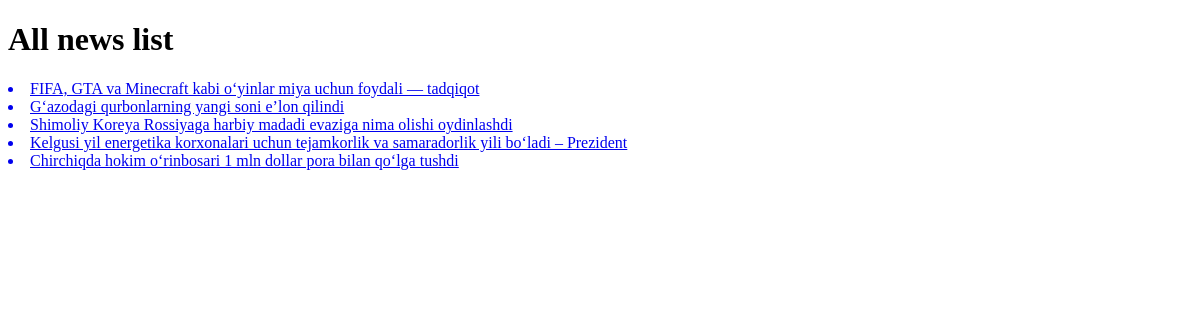
The page /news/ on the database as committed earlier.
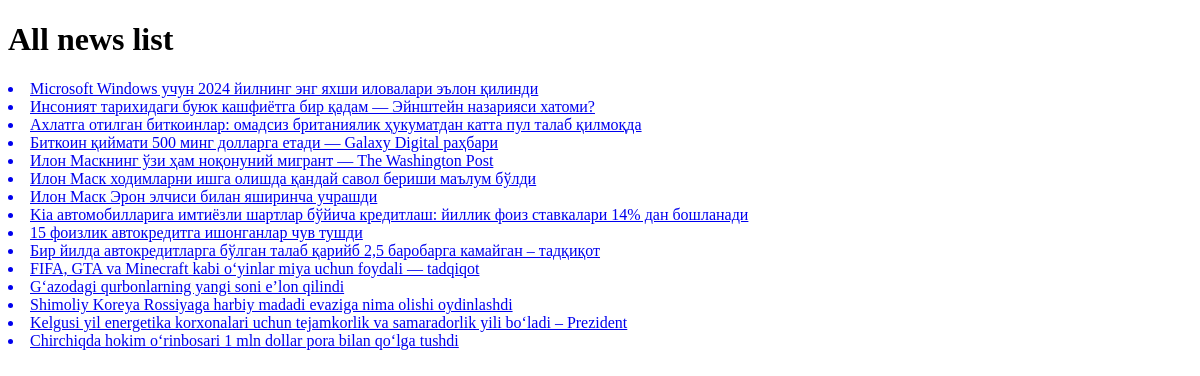
The same page on the database as committed later.
### new_app/models.py (models this page shows, shortened)
class News(models.Model):
    class Status(models.TextChoices):
        DRAFT = 'DF', 'Draft'
        PUBLISHED = 'PB', 'Published'
    title = models.CharField(max_length=250)
    slug = models.SlugField(max_length=250)
    body = models.TextField()
    image = models.ImageField(upload_to='news/images')
    category = models.ForeignKey(Category,
                                 on_delete=models.CASCADE)
    publish_time = models.DateTimeField(default=timezone.now)
    created_time = models.DateTimeField(auto_now_add=True)
    updated_time = models.DateTimeField(auto_now=True)
    status = models.CharField(max_length=2,
                              choices=Status.choices,
                              default=Status.DRAFT
                              )
    objects = models.Manager()
    published = PublishedManager()
    class Meta:
        ordering = ('-publish_time',) #-published_time'

### new_app/views.py (the view)
# urls.py: path('news/', new_list, name='all_new_list'),
def new_list(request):
    new_list = News.published.all()
    context = {
        'new_list': new_list
    }
    return render(request, 'news/new_list.html', context)

### new_app/context_processor.py (called while the page is built)
def latest_news(request):
	latest_news = News.published.all().order_by("-publish_time")[:10]
	context = {
		'latest_news': latest_news
	}
	return context

### new_app/models.py (called while the page is built)
    def get_queryset(self):
        return super().get_queryset().filter(status=News.Status.PUBLISHED )

### templates/news/new_list.html (shortened to what this page needs)
<!DOCTYPE html>
<html lang="en">
<head>
</head>
<body>
<h1> All news list</h1>
{% for news in new_list %}
    <a href="{% url 'new_detail_page' id=news.id %}">
        <li>{{ news.title }}</li>
    </a>
{% endfor %}
</body>
</html>

Rows that differ between the two databases and show on the page:
added News: title "Microsoft Windows учун 2024 йилнинг энг яхши иловалари эълон қилинди"
added News: title "Инсоният тарихидаги буюк кашфиётга бир қадам — Эйнштейн назарияси хатоми?"
added News: title "Ахлатга отилган биткоинлар: омадсиз британиялик ҳукуматдан катта пул талаб қилмоқда"
added News: title "Биткоин қиймати 500 минг долларга етади — Galaxy Digital раҳбари"
added News: title "Илон Маскнинг ўзи ҳам ноқонуний мигрант — The Washington Post"
added News: title "Илон Маск ходимларни ишга олишда қандай савол бериши маълум бўлди"
added News: title "Илон Маск Эрон элчиси билан яширинча учрашди"
added News: title "Kia автомобилларига имтиёзли шартлар бўйича кредитлаш: йиллик фоиз ставкалари 14% дан бошланади"
added News: title "15 фоизлик автокредитга ишонганлар чув тушди"
added News: title "Бир йилда автокредитларга бўлган талаб қарийб 2,5 баробарга камайган – тадқиқот"
